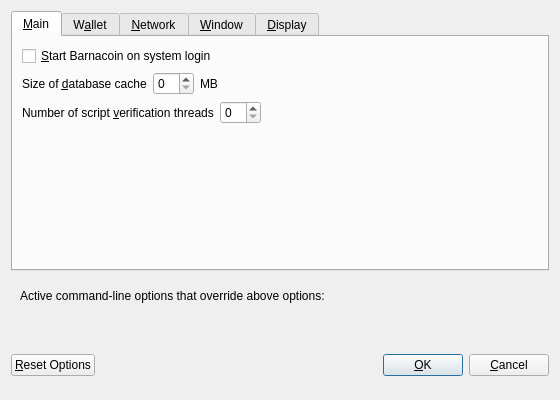
<?xml version="1.0" encoding="UTF-8"?>
<ui version="4.0">
 <class>OptionsDialog</class>
 <widget class="QDialog" name="OptionsDialog">
  <property name="geometry">
   <rect>
    <x>0</x>
    <y>0</y>
    <width>560</width>
    <height>400</height>
   </rect>
  </property>
  <property name="windowTitle">
   <string>Options</string>
  </property>
  <property name="modal">
   <bool>true</bool>
  </property>
  <layout class="QVBoxLayout" name="verticalLayout">
   <item>
    <widget class="QTabWidget" name="tabWidget">
     <property name="currentIndex">
      <number>0</number>
     </property>
     <widget class="QWidget" name="tabMain">
      <attribute name="title">
       <string>&amp;Main</string>
      </attribute>
      <layout class="QVBoxLayout" name="verticalLayout_Main">
       <item>
        <widget class="QCheckBox" name="barnacoinAtStartup">
         <property name="toolTip">
          <string>Automatically start Barnacoin after logging in to the system.</string>
         </property>
         <property name="text">
          <string>&amp;Start Barnacoin on system login</string>
         </property>
        </widget>
       </item>
       <item>
        <layout class="QHBoxLayout" name="horizontalLayout_2_Main">
         <item>
          <widget class="QLabel" name="databaseCacheLabel">
           <property name="text">
            <string>Size of &amp;database cache</string>
           </property>
           <property name="textFormat">
            <enum>Qt::PlainText</enum>
           </property>
           <property name="buddy">
            <cstring>databaseCache</cstring>
           </property>
          </widget>
         </item>
         <item>
          <widget class="QSpinBox" name="databaseCache"/>
         </item>
         <item>
          <widget class="QLabel" name="databaseCacheUnitLabel">
           <property name="text">
            <string>MB</string>
           </property>
           <property name="textFormat">
            <enum>Qt::PlainText</enum>
           </property>
          </widget>
         </item>
         <item>
          <spacer name="horizontalSpacer_2_Main">
           <property name="orientation">
            <enum>Qt::Horizontal</enum>
           </property>
           <property name="sizeHint" stdset="0">
            <size>
             <width>40</width>
             <height>20</height>
            </size>
           </property>
          </spacer>
         </item>
        </layout>
       </item>
       <item>
        <layout class="QHBoxLayout" name="horizontalLayout_3_Main">
         <item>
          <widget class="QLabel" name="threadsScriptVerifLabel">
           <property name="text">
            <string>Number of script &amp;verification threads</string>
           </property>
           <property name="textFormat">
            <enum>Qt::PlainText</enum>
           </property>
           <property name="buddy">
            <cstring>threadsScriptVerif</cstring>
           </property>
          </widget>
         </item>
         <item>
          <widget class="QSpinBox" name="threadsScriptVerif">
           <property name="toolTip">
            <string>(0 = auto, &lt;0 = leave that many cores free)</string>
           </property>
          </widget>
         </item>
         <item>
          <spacer name="horizontalSpacer_3_Main">
           <property name="orientation">
            <enum>Qt::Horizontal</enum>
           </property>
           <property name="sizeHint" stdset="0">
            <size>
             <width>40</width>
             <height>20</height>
            </size>
           </property>
          </spacer>
         </item>
        </layout>
       </item>
       <item>
        <spacer name="verticalSpacer_Main">
         <property name="orientation">
          <enum>Qt::Vertical</enum>
         </property>
         <property name="sizeHint" stdset="0">
          <size>
           <width>20</width>
           <height>40</height>
          </size>
         </property>
        </spacer>
       </item>
      </layout>
     </widget>
     <widget class="QWidget" name="tabWallet">
      <attribute name="title">
       <string>W&amp;allet</string>
      </attribute>
      <layout class="QVBoxLayout" name="verticalLayout_Wallet">
       <item>
        <widget class="QLabel" name="transactionFeeInfoLabel">
         <property name="text">
          <string>Optional transaction fee per kB that helps make sure your transactions are processed quickly. Most transactions are 1 kB.</string>
         </property>
         <property name="textFormat">
          <enum>Qt::PlainText</enum>
         </property>
         <property name="wordWrap">
          <bool>true</bool>
         </property>
        </widget>
       </item>
       <item>
        <layout class="QHBoxLayout" name="horizontalLayout_1_Wallet">
         <item>
          <widget class="QLabel" name="transactionFeeLabel">
           <property name="text">
            <string>Pay transaction &amp;fee</string>
           </property>
           <property name="textFormat">
            <enum>Qt::PlainText</enum>
           </property>
           <property name="buddy">
            <cstring>transactionFee</cstring>
           </property>
          </widget>
         </item>
         <item>
          <widget class="BarnacoinAmountField" name="transactionFee"/>
         </item>
         <item>
          <spacer name="horizontalSpacer_1_Wallet">
           <property name="orientation">
            <enum>Qt::Horizontal</enum>
           </property>
           <property name="sizeHint" stdset="0">
            <size>
             <width>40</width>
             <height>20</height>
            </size>
           </property>
          </spacer>
         </item>
        </layout>
       </item>
       <item>
        <spacer name="verticalSpacer_Wallet">
         <property name="orientation">
          <enum>Qt::Vertical</enum>
         </property>
         <property name="sizeHint" stdset="0">
          <size>
           <width>20</width>
           <height>40</height>
          </size>
         </property>
        </spacer>
       </item>
       <item>
        <widget class="QGroupBox" name="groupBox">
         <property name="title">
          <string>Expert</string>
         </property>
         <layout class="QVBoxLayout" name="verticalLayout_2">
          <item>
           <widget class="QCheckBox" name="coinControlFeatures">
            <property name="toolTip">
             <string>Whether to show coin control features or not.</string>
            </property>
            <property name="text">
             <string>Enable coin &amp;control features</string>
            </property>
           </widget>
          </item>
          <item>
           <widget class="QCheckBox" name="spendZeroConfChange">
            <property name="toolTip">
             <string>If you disable the spending of unconfirmed change, the change from a transaction cannot be used until that transaction has at least one confirmation. This also affects how your balance is computed.</string>
            </property>
            <property name="text">
             <string>&amp;Spend unconfirmed change</string>
            </property>
           </widget>
          </item>
         </layout>
        </widget>
       </item>
      </layout>
     </widget>
     <widget class="QWidget" name="tabNetwork">
      <attribute name="title">
       <string>&amp;Network</string>
      </attribute>
      <layout class="QVBoxLayout" name="verticalLayout_Network">
       <item>
        <widget class="QCheckBox" name="mapPortUpnp">
         <property name="toolTip">
          <string>Automatically open the Barnacoin client port on the router. This only works when your router supports UPnP and it is enabled.</string>
         </property>
         <property name="text">
          <string>Map port using &amp;UPnP</string>
         </property>
        </widget>
       </item>
       <item>
        <widget class="QCheckBox" name="connectSocks">
         <property name="toolTip">
          <string>Connect to the Barnacoin network through a SOCKS proxy.</string>
         </property>
         <property name="text">
          <string>&amp;Connect through SOCKS proxy (default proxy):</string>
         </property>
        </widget>
       </item>
       <item>
        <layout class="QHBoxLayout" name="horizontalLayout_1_Network">
         <item>
          <widget class="QLabel" name="proxyIpLabel">
           <property name="text">
            <string>Proxy &amp;IP:</string>
           </property>
           <property name="textFormat">
            <enum>Qt::PlainText</enum>
           </property>
           <property name="buddy">
            <cstring>proxyIp</cstring>
           </property>
          </widget>
         </item>
         <item>
          <widget class="QValidatedLineEdit" name="proxyIp">
           <property name="minimumSize">
            <size>
             <width>140</width>
             <height>0</height>
            </size>
           </property>
           <property name="maximumSize">
            <size>
             <width>140</width>
             <height>16777215</height>
            </size>
           </property>
           <property name="toolTip">
            <string>IP address of the proxy (e.g. IPv4: 127.0.0.1 / IPv6: ::1)</string>
           </property>
          </widget>
         </item>
         <item>
          <widget class="QLabel" name="proxyPortLabel">
           <property name="text">
            <string>&amp;Port:</string>
           </property>
           <property name="textFormat">
            <enum>Qt::PlainText</enum>
           </property>
           <property name="buddy">
            <cstring>proxyPort</cstring>
           </property>
          </widget>
         </item>
         <item>
          <widget class="QLineEdit" name="proxyPort">
           <property name="minimumSize">
            <size>
             <width>55</width>
             <height>0</height>
            </size>
           </property>
           <property name="maximumSize">
            <size>
             <width>55</width>
             <height>16777215</height>
            </size>
           </property>
           <property name="toolTip">
            <string>Port of the proxy (e.g. 9050)</string>
           </property>
          </widget>
         </item>
         <item>
          <widget class="QLabel" name="socksVersionLabel">
           <property name="text">
            <string>SOCKS &amp;Version:</string>
           </property>
           <property name="textFormat">
            <enum>Qt::PlainText</enum>
           </property>
           <property name="buddy">
            <cstring>socksVersion</cstring>
           </property>
          </widget>
         </item>
         <item>
          <widget class="QValueComboBox" name="socksVersion">
           <property name="toolTip">
            <string>SOCKS version of the proxy (e.g. 5)</string>
           </property>
          </widget>
         </item>
         <item>
          <spacer name="horizontalSpacer_1_Network">
           <property name="orientation">
            <enum>Qt::Horizontal</enum>
           </property>
           <property name="sizeHint" stdset="0">
            <size>
             <width>40</width>
             <height>20</height>
            </size>
           </property>
          </spacer>
         </item>
        </layout>
       </item>
       <item>
        <spacer name="verticalSpacer_Network">
         <property name="orientation">
          <enum>Qt::Vertical</enum>
         </property>
         <property name="sizeHint" stdset="0">
          <size>
           <width>20</width>
           <height>40</height>
          </size>
         </property>
        </spacer>
       </item>
      </layout>
     </widget>
     <widget class="QWidget" name="tabWindow">
      <attribute name="title">
       <string>&amp;Window</string>
      </attribute>
      <layout class="QVBoxLayout" name="verticalLayout_Window">
       <item>
        <widget class="QCheckBox" name="minimizeToTray">
         <property name="toolTip">
          <string>Show only a tray icon after minimizing the window.</string>
         </property>
         <property name="text">
          <string>&amp;Minimize to the tray instead of the taskbar</string>
         </property>
        </widget>
       </item>
       <item>
        <widget class="QCheckBox" name="minimizeOnClose">
         <property name="toolTip">
          <string>Minimize instead of exit the application when the window is closed. When this option is enabled, the application will be closed only after selecting Quit in the menu.</string>
         </property>
         <property name="text">
          <string>M&amp;inimize on close</string>
         </property>
        </widget>
       </item>
       <item>
        <spacer name="verticalSpacer_Window">
         <property name="orientation">
          <enum>Qt::Vertical</enum>
         </property>
         <property name="sizeHint" stdset="0">
          <size>
           <width>20</width>
           <height>40</height>
          </size>
         </property>
        </spacer>
       </item>
      </layout>
     </widget>
     <widget class="QWidget" name="tabDisplay">
      <attribute name="title">
       <string>&amp;Display</string>
      </attribute>
      <layout class="QVBoxLayout" name="verticalLayout_Display">
       <item>
        <layout class="QHBoxLayout" name="horizontalLayout_1_Display">
         <item>
          <widget class="QLabel" name="langLabel">
           <property name="text">
            <string>User Interface &amp;language:</string>
           </property>
           <property name="textFormat">
            <enum>Qt::PlainText</enum>
           </property>
           <property name="buddy">
            <cstring>lang</cstring>
           </property>
          </widget>
         </item>
         <item>
          <widget class="QValueComboBox" name="lang">
           <property name="toolTip">
            <string>The user interface language can be set here. This setting will take effect after restarting Barnacoin.</string>
           </property>
          </widget>
         </item>
        </layout>
       </item>
       <item>
        <layout class="QHBoxLayout" name="horizontalLayout_2_Display">
         <item>
          <widget class="QLabel" name="unitLabel">
           <property name="text">
            <string>&amp;Unit to show amounts in:</string>
           </property>
           <property name="textFormat">
            <enum>Qt::PlainText</enum>
           </property>
           <property name="buddy">
            <cstring>unit</cstring>
           </property>
          </widget>
         </item>
         <item>
          <widget class="QValueComboBox" name="unit">
           <property name="toolTip">
            <string>Choose the default subdivision unit to show in the interface and when sending coins.</string>
           </property>
          </widget>
         </item>
        </layout>
       </item>
       <item>
        <widget class="QCheckBox" name="displayAddresses">
         <property name="toolTip">
          <string>Whether to show Barnacoin addresses in the transaction list or not.</string>
         </property>
         <property name="text">
          <string>&amp;Display addresses in transaction list</string>
         </property>
        </widget>
       </item>
       <item>
        <layout class="QHBoxLayout" name="horizontalLayout_3_Display">
         <item>
          <widget class="QLabel" name="thirdPartyTxUrlsLabel">
           <property name="toolTip">
            <string>Third party URLs (e.g. a block explorer) that appear in the transactions tab as context menu items. %s in the URL is replaced by transaction hash. Multiple URLs are separated by vertical bar |.</string>
           </property>
           <property name="text">
            <string>Third party transaction URLs</string>
           </property>
           <property name="buddy">
            <cstring>thirdPartyTxUrls</cstring>
           </property>
          </widget>
         </item>
         <item>
          <widget class="QLineEdit" name="thirdPartyTxUrls">
           <property name="toolTip">
            <string>Third party URLs (e.g. a block explorer) that appear in the transactions tab as context menu items. %s in the URL is replaced by transaction hash. Multiple URLs are separated by vertical bar |.</string>
           </property>
          </widget>
         </item>
        </layout>
       </item>
       <item>
        <spacer name="verticalSpacer_Display">
         <property name="orientation">
          <enum>Qt::Vertical</enum>
         </property>
         <property name="sizeHint" stdset="0">
          <size>
           <width>20</width>
           <height>40</height>
          </size>
         </property>
        </spacer>
       </item>
      </layout>
     </widget>
    </widget>
   </item>
   <item>
    <widget class="QFrame" name="frame">
     <layout class="QVBoxLayout" name="verticalLayout_Bottom">
      <item>
       <layout class="QHBoxLayout" name="horizontalLayout_Bottom">
        <item>
         <widget class="QLabel" name="overriddenByCommandLineInfoLabel">
          <property name="text">
           <string>Active command-line options that override above options:</string>
          </property>
          <property name="textFormat">
           <enum>Qt::PlainText</enum>
          </property>
         </widget>
        </item>
        <item>
         <spacer name="horizontalSpacer_Bottom">
          <property name="orientation">
           <enum>Qt::Horizontal</enum>
          </property>
          <property name="sizeHint" stdset="0">
           <size>
            <width>40</width>
            <height>20</height>
           </size>
          </property>
         </spacer>
        </item>
       </layout>
      </item>
      <item>
       <widget class="QLabel" name="overriddenByCommandLineLabel">
        <property name="text">
         <string/>
        </property>
        <property name="textFormat">
         <enum>Qt::PlainText</enum>
        </property>
        <property name="wordWrap">
         <bool>true</bool>
        </property>
       </widget>
      </item>
     </layout>
    </widget>
   </item>
   <item>
    <layout class="QHBoxLayout" name="horizontalLayout_Buttons">
     <item>
      <widget class="QPushButton" name="resetButton">
       <property name="toolTip">
        <string>Reset all client options to default.</string>
       </property>
       <property name="text">
        <string>&amp;Reset Options</string>
       </property>
       <property name="autoDefault">
        <bool>false</bool>
       </property>
      </widget>
     </item>
     <item>
      <spacer name="horizontalSpacer_1">
       <property name="orientation">
        <enum>Qt::Horizontal</enum>
       </property>
       <property name="sizeHint" stdset="0">
        <size>
         <width>40</width>
         <height>48</height>
        </size>
       </property>
      </spacer>
     </item>
     <item>
      <widget class="QLabel" name="statusLabel">
       <property name="minimumSize">
        <size>
         <width>200</width>
         <height>0</height>
        </size>
       </property>
       <property name="font">
        <font>
         <weight>75</weight>
         <bold>true</bold>
        </font>
       </property>
       <property name="text">
        <string/>
       </property>
       <property name="textFormat">
        <enum>Qt::PlainText</enum>
       </property>
       <property name="wordWrap">
        <bool>true</bool>
       </property>
      </widget>
     </item>
     <item>
      <spacer name="horizontalSpacer_2">
       <property name="orientation">
        <enum>Qt::Horizontal</enum>
       </property>
       <property name="sizeHint" stdset="0">
        <size>
         <width>40</width>
         <height>48</height>
        </size>
       </property>
      </spacer>
     </item>
     <item>
      <widget class="QPushButton" name="okButton">
       <property name="text">
        <string>&amp;OK</string>
       </property>
      </widget>
     </item>
     <item>
      <widget class="QPushButton" name="cancelButton">
       <property name="text">
        <string>&amp;Cancel</string>
       </property>
       <property name="autoDefault">
        <bool>false</bool>
       </property>
      </widget>
     </item>
    </layout>
   </item>
  </layout>
 </widget>
 <customwidgets>
  <customwidget>
   <class>BarnacoinAmountField</class>
   <extends>QLineEdit</extends>
   <header>barnacoinamountfield.h</header>
   <container>1</container>
  </customwidget>
  <customwidget>
   <class>QValidatedLineEdit</class>
   <extends>QLineEdit</extends>
   <header>qvalidatedlineedit.h</header>
  </customwidget>
  <customwidget>
   <class>QValueComboBox</class>
   <extends>QComboBox</extends>
   <header>qvaluecombobox.h</header>
  </customwidget>
 </customwidgets>
 <resources/>
 <connections/>
</ui>
